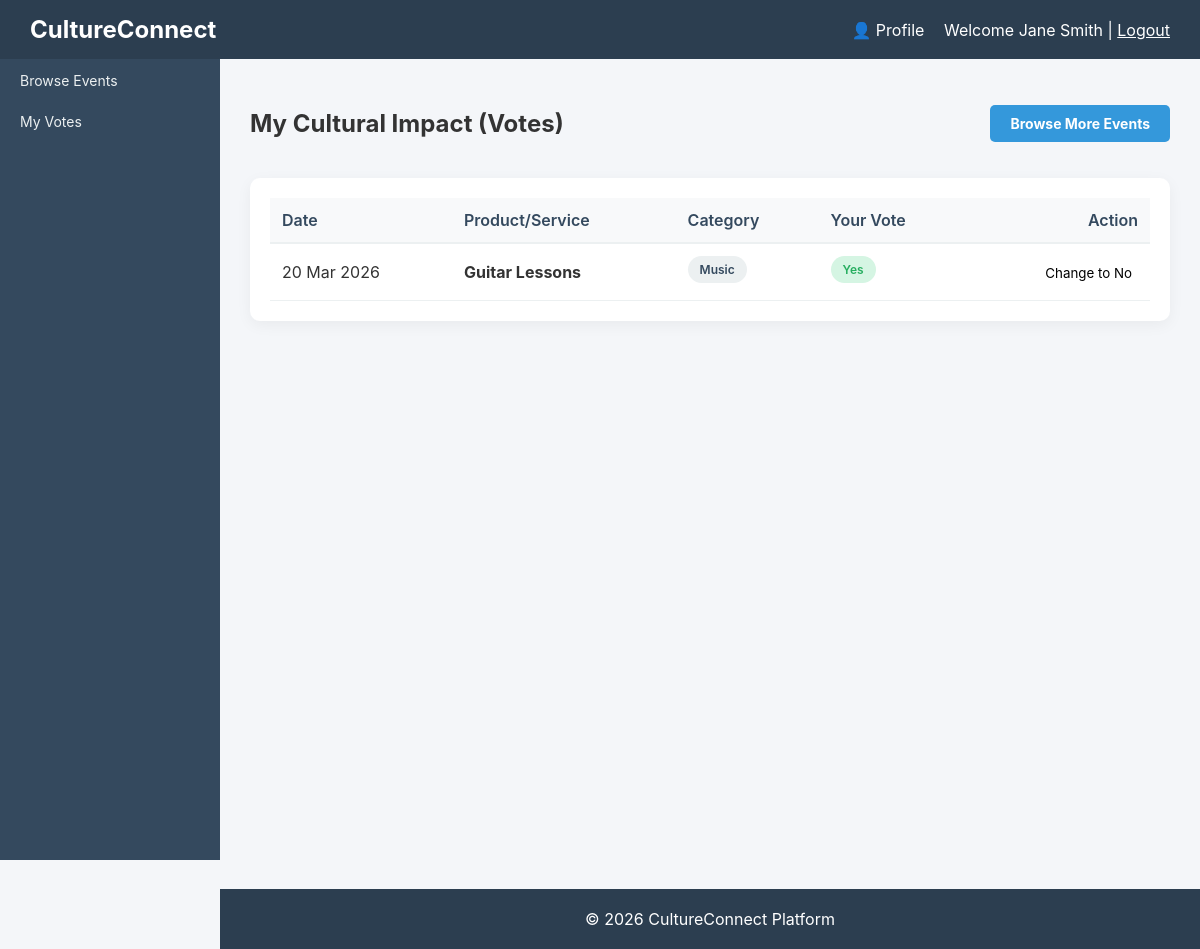
Screenshot of /votes (signed in) with the database file from the repository.
### tables this page shows
CREATE TABLE `votes` (
  `id` int(11) NOT NULL,
  `user_id` int(11) DEFAULT NULL,
  `product_id` int(11) DEFAULT NULL,
  `vote` enum('Yes','No') DEFAULT NULL,
  `created_at` timestamp NOT NULL DEFAULT current_timestamp()
);

CREATE TABLE `products` (
  `id` int(11) NOT NULL,
  `sme_id` int(11) DEFAULT NULL,
  `name` varchar(150) DEFAULT NULL,
  `description` text DEFAULT NULL,
  `category` varchar(100) DEFAULT NULL,
  `price_category` enum('Affordable','Moderate','Premium') DEFAULT NULL,
  `price` decimal(10,2) DEFAULT NULL,
  `availability` tinyint(1) DEFAULT 1,
  `created_at` timestamp NOT NULL DEFAULT current_timestamp()
);

### index.php (called while the page is built)
<?php
    require_once 'router.php';
?>

### views/votes/my_votes.php (the view, shortened to what this page needs)
<?php include($_SERVER['DOCUMENT_ROOT'] . '/cultureconnect/views/layouts/header.php'); ?>
<div class="content">
    <div class="flex-between mb-20">
        <h2>My Cultural Impact (Votes)</h2>
        <a href="/cultureconnect/products" class="btn btn-primary">Browse More Events</a>
    </div>
    <div class="activity">
        <table>
            <thead>
                <tr>
                    <th>Date</th>
                    <th>Product/Service</th>
                    <th>Category</th>
                    <th>Your Vote</th>
                    <th class="text-right">Action</th>
                </tr>
            </thead>
            <tbody>
                <?php if (count($votes) > 0): ?>
                    <?php foreach ($votes as $v): ?>
                    <tr>
                        <td><?php echo date('d M Y', strtotime($v['created_at'])); ?></td>
                        <td class="text-bold"><?php echo htmlspecialchars($v['product_name']); ?></td>
                        <td><span class="badge"><?php echo htmlspecialchars($v['category']); ?></span></td>
                        <td>
                            <span class="badge <?php echo $v['vote'] === 'Yes' ? 'badge-success' : 'badge-danger'; ?> text-bold">
                                <?php echo $v['vote']; ?>
                            </span>
                        </td>
                        <td class="text-right">
                            <form action="/cultureconnect/votes/store" method="POST" style="display:inline;">
                                <button type="submit" class="btn-link" style="border:none; cursor:pointer; background:none; font-family:inherit;">Change to <?php echo $v['vote'] === 'Yes' ? 'No' : 'Yes'; ?></button>
                            </form>
                        </td>
                    </tr>
                    <?php endforeach; ?>
                <?php else: ?>
                    <tr>
                        <td colspan="5" class="text-center text-muted">You haven't cast any votes yet. Start by browsing local services!</td>
                    </tr>
                <?php endif; ?>
            </tbody>
        </table>
    </div>
</div>
<?php include($_SERVER['DOCUMENT_ROOT'] . '/cultureconnect/views/layouts/footer.php'); ?>

### assets/css/style.css (style rules this page uses)
body { margin: 0; font-family: 'Inter', Arial, Helvetica, sans-serif; background: #f4f6f9; color: #333; }
.content { margin-left: 220px; padding: 30px; min-height: calc(100vh - 60px); }
.btn { display: inline-block; padding: 10px 20px; border-radius: 5px; text-decoration: none; font-weight: bold; cursor: pointer; border: none; transition: background 0.3s; font-size: 14px; text-align: center; }
.btn-primary { background: #3498db; color: white; }
.activity { background: white; padding: 20px; border-radius: 10px; box-shadow: 0 4px 15px rgba(0,0,0,0.05); }
table { width: 100%; border-collapse: collapse; }
th { text-align: left; padding: 12px; background: #f8f9fa; color: #34495e; font-weight: 600; border-bottom: 2px solid #ecf0f1; }
td { padding: 12px; border-bottom: 1px solid #ecf0f1; vertical-align: middle; }
.text-right { text-align: right; }
.text-bold { font-weight: bold; }
.mb-20 { margin-bottom: 20px; }
.flex-between { display: flex; justify-content: space-between; align-items: center; }
.badge { display: inline-block; padding: 6px 12px; border-radius: 20px; font-size: 12px; font-weight: 600; background: #ecf0f1; color: #34495e; margin-right: 5px; margin-bottom: 5px; }
.badge-success { background: #d5f5e3; color: #27ae60; }

### rows the page displays
votes: created_at "20 Mar 2026", product.name "Guitar Lessons", product.category "Music", vote "Yes", shows "No"

### other values shown
$_SESSION['username'] "Jane Smith"
